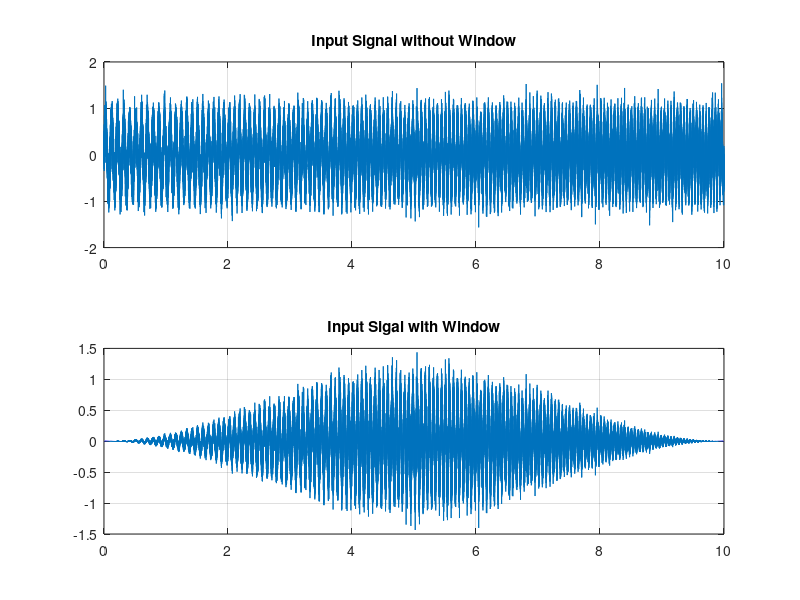
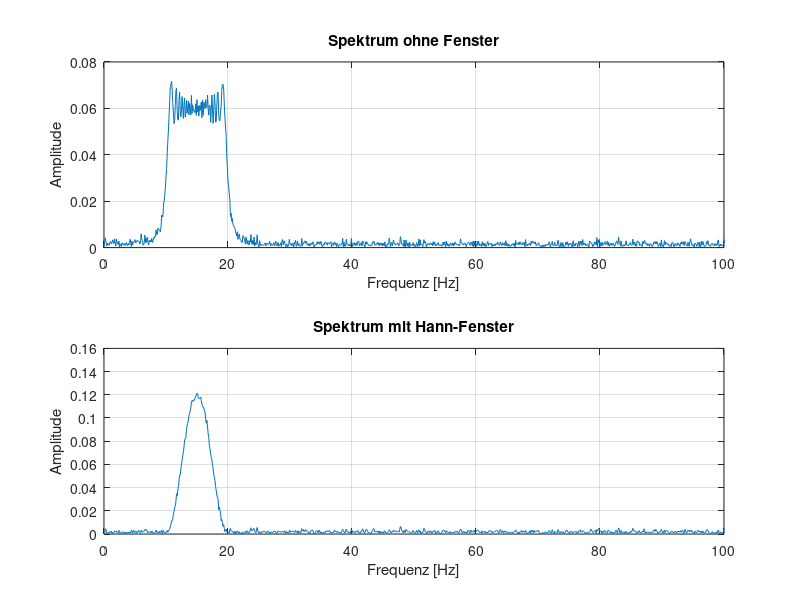
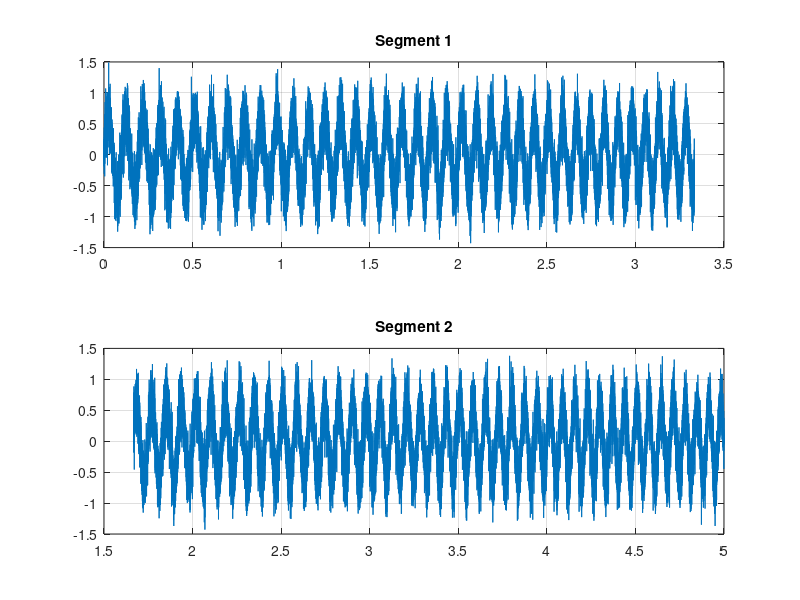
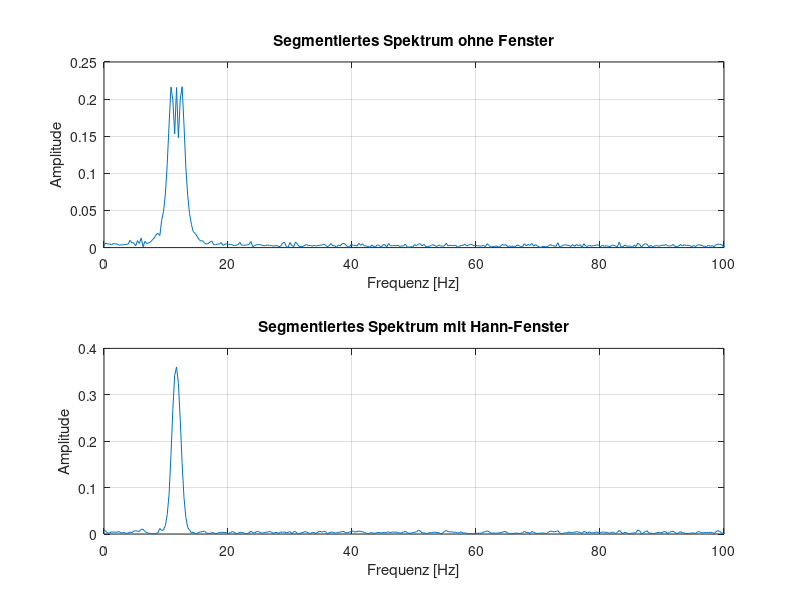

MATLAB code for these plots, in order:
clc, clear variables

%% Sampling Time 
Ts      = 125 * 1.0e-6;        % Gyro loop
Ts_cntr = 2 * Ts;              % Control loop
Ts_log  = 2 * Ts_cntr;         % Logging loop (not used here, just info)
fs      = 1/Ts;

t = (0:Ts:10).';               % Time vector from 0s to 10s (column vector)
N = length(t);                 % number of samples

%% Input Signal
omega = 10.1 * 2*pi();
u = 0.6*sin(2*pi*(10 + 0.5*t).*t) + 0.25*randn(size(t));            %Input signal
w = hann(N, 'periodic');          % window over the entry singal
u_win = u .* w;                   % signal with window

figure(1)
subplot(211)
plot(t,u);grid on;
title('Input Signal without Window');

subplot(212)
plot(t,u_win);grid on;
title('Input Sigal with Window');

%% Spectrum of Input Signal

U = fft(u);
U_WIN = fft(u_win);
w_fac = sum(w) / 2;  

% Frequenzachse (Hz)
f = (0:N-1)*(fs/N);

% Calculation of spectra
A_noWin = abs(U(1:N/2)) / (N/2);    % New vector without Niquist
A_win   = abs(U_WIN(1:N/2)) / w_fac;   %New vector with upscaling because of win
f_half  = f(1:N/2);                 % New vector without Niquist

% Plot
figure(2)
subplot(2,1,1)
plot(f_half, A_noWin)
xlabel('Frequenz [Hz]')
ylabel('Amplitude')
title('Spektrum ohne Fenster')
grid on
xlim([0 100])

subplot(2,1,2)
plot(f_half, A_win)
xlabel('Frequenz [Hz]')
ylabel('Amplitude')
title('Spektrum mit Hann-Fenster')
grid on
xlim([0 100])

%% Split up in Segments

seg = 5;            %Number of segments
overlap = 0.5;      %Overlap in next segement x*100%
Nest = floor(N / (1+(seg-1)*(1-overlap)));  %Number of points in segment
window = hann(Nest, 'periodic');        % Window over signal
Nshift = round(Nest * (1 - overlap));   % Number of points to start next segment
freq = (0:Nest/2) * (fs / Nest);        

u_seg  = zeros(Nest, seg);      %Preparation array
U_SEG  = zeros(Nest, seg);
U_SEG_WIN  = zeros(Nest, seg);

for i = 1:seg
    start = (i-1)*Nshift + 1;  
    stop  = start + Nest - 1;  
    if stop > N
        break;   % Stop when segments are full
    end
    u_seg(:, i) = u(start:stop);    % Add Segment to array
    u_seg_win(:,i) = u(start:stop) .* window;   % Add segement to array with window

    U_SEG(:,i) = abs(fft(u_seg(:,i)));      % Absolut value of frequent component
    U_SEG_WIN(:,i) = abs(fft(u_seg_win(:,i)));
end

U_Com_seg = mean(U_SEG, seg);           % Meanvalue of frequent component over all segments
U_Com_win = mean(U_SEG_WIN, seg);

K = floor(Nest/2);                  % one sided spectrum without niquist
freq = (0:K-1).' * (fs/Nest);       % Kx1, frequency axis as column vector

% Scaling like full signal
A_seg = U_Com_seg(1:K)     / (Nest/2);
w_fac = sum(window) / 2;    %upscaling factor of hann window
A_win = U_Com_win(1:K) / w_fac;

figure(3)
subplot(211)
plot(t(1:Nest), u_seg(:,1));grid on;
title('Segment 1');
subplot(212)
plot(t(Nshift:(Nshift+Nest-1)),u_seg(:,2));grid on;
title('Segment 2');

figure(4)
subplot(2,1,1)
plot(freq, A_seg); grid on
xlabel('Frequenz [Hz]'); ylabel('Amplitude');
title('Segmentiertes Spektrum ohne Fenster'); xlim([0 100])

subplot(2,1,2)
plot(freq, A_win); grid on
xlabel('Frequenz [Hz]'); ylabel('Amplitude');
title('Segmentiertes Spektrum mit Hann-Fenster'); xlim([0 100])
